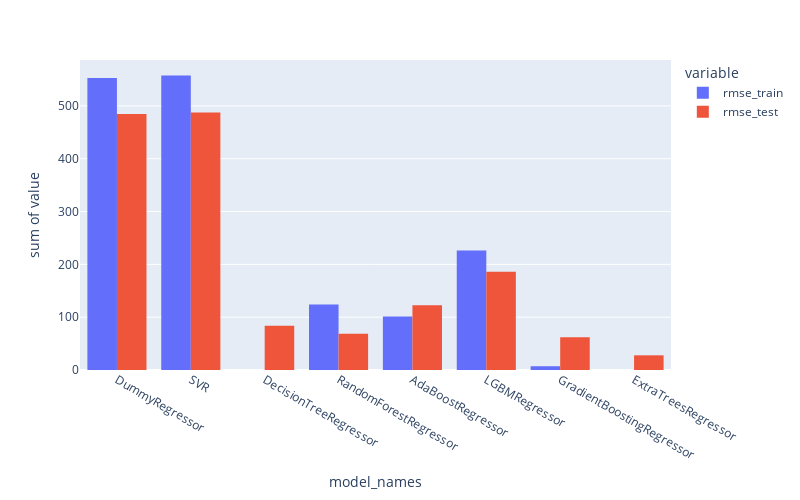

This figure's notebook cell:
### Code cell
df_score_melt = pd.melt(df_score, id_vars=['model_names'], value_vars=['rmse_train', 'rmse_test'])


px.histogram(
    df_score_melt,
    x="model_names",
    y="value",
    color='variable',
    barmode='group',
    width=800,
    height=500
).show()


# same thing with seaborn
# plt.figure(figsize=(12, 10))
# sns.barplot(y="model_names", x="value", hue="variable", data=df_score_melt)

### Figure 1 — Plotly figure (JSON) as saved in the notebook; plotly's stock layout.template omitted (floating-point values rounded to 4 significant figures)
{"data": [{"alignmentgroup": "True", "bingroup": "x", "histfunc": "sum", "hovertemplate": "variable=rmse_train<br>model_names=%{x}<br>sum of value=%{y}<extra></extra>", "legendgroup": "rmse_train", "marker": {"color": "#636efa", "pattern": {"shape": ""}}, "name": "rmse_train", "offsetgroup": "rmse_train", "orientation": "v", "showlegend": true, "type": "histogram", "x": ["DummyRegressor", "SVR", "DecisionTreeRegressor", "RandomForestRegressor", "AdaBoostRegressor", "LGBMRegressor", "GradientBoostingRegressor", "ExtraTreesRegressor"], "xaxis": "x", "y": [552.8, 557.6, 5.355e-17, 124.1, 101.2, 226.0, 7.146, 7.705e-13], "yaxis": "y"}, {"alignmentgroup": "True", "bingroup": "x", "histfunc": "sum", "hovertemplate": "variable=rmse_test<br>model_names=%{x}<br>sum of value=%{y}<extra></extra>", "legendgroup": "rmse_test", "marker": {"color": "#EF553B", "pattern": {"shape": ""}}, "name": "rmse_test", "offsetgroup": "rmse_test", "orientation": "v", "showlegend": true, "type": "histogram", "x": ["DummyRegressor", "SVR", "DecisionTreeRegressor", "RandomForestRegressor", "AdaBoostRegressor", "LGBMRegressor", "GradientBoostingRegressor", "ExtraTreesRegressor"], "xaxis": "x", "y": [484.5, 487.4, 83.89, 68.61, 122.7, 186.2, 61.99, 27.8], "yaxis": "y"}], "layout": {"barmode": "group", "height": 500, "legend": {"title": {"text": "variable"}, "tracegroupgap": 0}, "margin": {"t": 60}, "width": 800, "xaxis": {"anchor": "y", "domain": [0, 1], "title": {"text": "model_names"}}, "yaxis": {"anchor": "x", "domain": [0, 1], "title": {"text": "sum of value"}}}}
